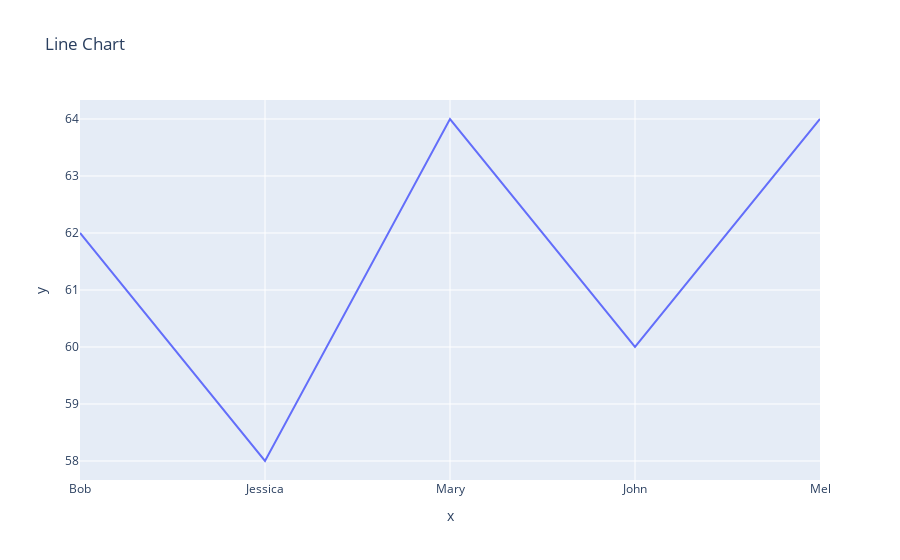

The code cell stored with this chart in its notebook:
### Code cell
names=['Bob','Jessica','Mary','John','Mel']
height=[62,58,64,60,64]
# Create a plot(line chart)
fig=px.line(x=names, y=height, title='Line Chart')
fig.show()

### Figure 1 — Plotly figure (JSON) as saved in the notebook; plotly's stock layout.template omitted (floating-point values rounded to 4 significant figures)
{"data": [{"hovertemplate": "x=%{x}<br>y=%{y}<extra></extra>", "legendgroup": "", "line": {"color": "#636efa", "dash": "solid"}, "marker": {"symbol": "circle"}, "mode": "lines", "name": "", "orientation": "v", "showlegend": false, "type": "scatter", "x": ["Bob", "Jessica", "Mary", "John", "Mel"], "xaxis": "x", "y": [62, 58, 64, 60, 64], "yaxis": "y"}], "layout": {"legend": {"tracegroupgap": 0}, "title": {"text": "Line Chart"}, "xaxis": {"anchor": "y", "domain": [0, 1], "title": {"text": "x"}}, "yaxis": {"anchor": "x", "domain": [0, 1], "title": {"text": "y"}}}}
